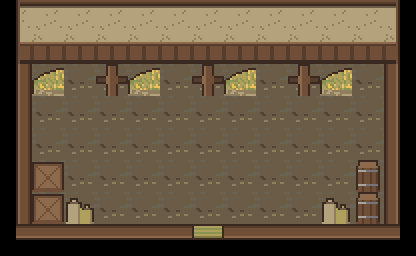

Rendered tile map (Tiled .tmx) drawn with the repository's tilesets; below, a short description and the full map source, tile grids included:
An orthogonal 13x8 tile map with 32x32 px tiles, 2 tile layers (ground, furniture).

<map version="1.10" tiledversion="1.12.0" orientation="orthogonal" renderorder="right-down" width="13" height="8" tilewidth="32" tileheight="32" infinite="0" nextlayerid="3" nextobjectid="1">
 <tileset firstgid="1" source="interior.tsx" />
 <layer id="1" name="ground" width="13" height="8">
  <data encoding="csv">
13,11,11,11,11,11,11,11,11,11,11,11,15,
14,12,12,12,12,12,12,12,12,12,12,12,16,
5,3,3,3,3,3,3,3,3,3,3,3,6,
5,3,3,3,3,3,3,3,3,3,3,3,6,
5,3,3,3,3,3,3,3,3,3,3,3,6,
5,3,3,3,3,3,3,3,3,3,3,3,6,
5,3,3,3,3,3,3,3,3,3,3,3,6,
8,7,7,7,7,7,10,7,7,7,7,7,9
</data>
 </layer>
 <layer id="2" name="furniture" width="13" height="8">
  <data encoding="csv">
0,0,0,0,0,0,0,0,0,0,0,0,0,
0,0,0,0,0,0,0,0,0,0,0,0,0,
0,27,0,26,27,0,26,27,0,26,27,0,0,
0,0,0,0,0,0,0,0,0,0,0,0,0,
0,0,0,0,0,0,0,0,0,0,0,0,0,
0,30,0,0,0,0,0,0,0,0,0,28,0,
0,30,29,0,0,0,0,0,0,0,29,28,0,
0,0,0,0,0,0,0,0,0,0,0,0,0
</data>
 </layer>
</map>
